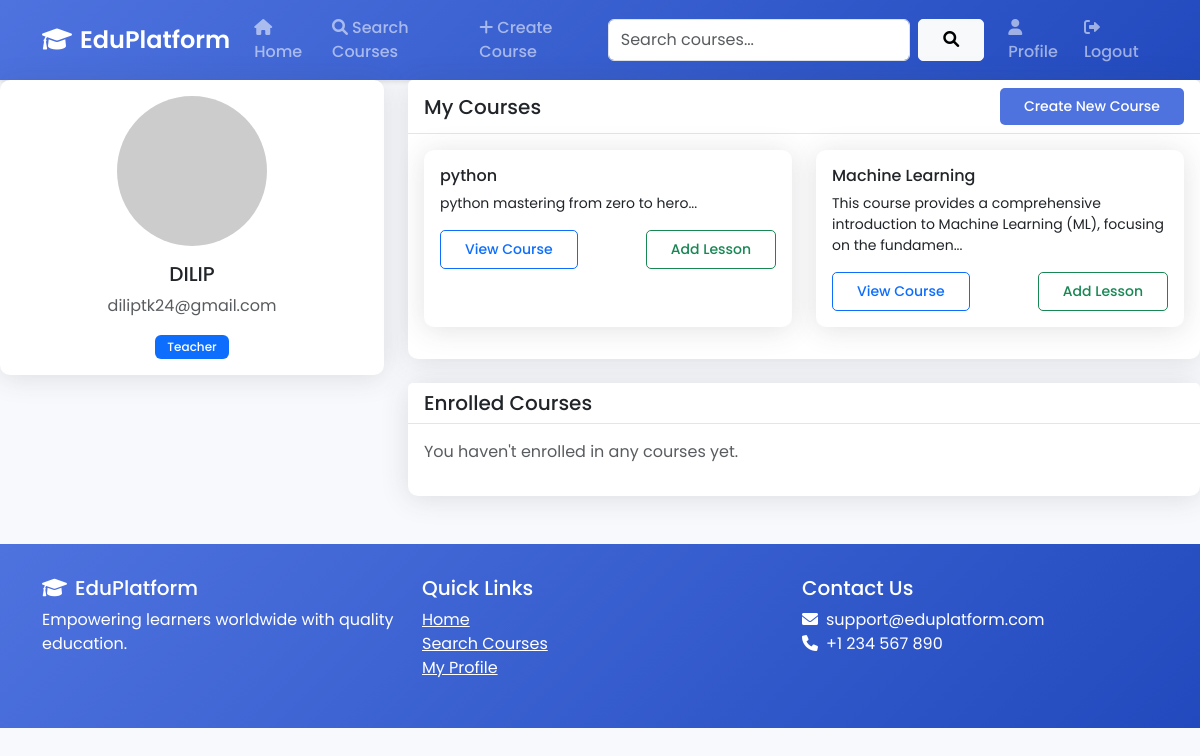
The page /profile (signed in) on the database its author committed.
### app.py (models this page shows, shortened)
class User(UserMixin, db.Model):
    id = db.Column(db.Integer, primary_key=True)
    username = db.Column(db.String(80), unique=True, nullable=False)
    email = db.Column(db.String(120), unique=True, nullable=False)
    password_hash = db.Column(db.String(128))
    is_teacher = db.Column(db.Boolean, default=False)
    bio = db.Column(db.Text)
    profile_picture = db.Column(db.String(200))
    courses = db.relationship('Course', backref='instructor', lazy=True)
    enrollments = db.relationship('Enrollment', backref='student', lazy=True)

class Course(db.Model):
    id = db.Column(db.Integer, primary_key=True)
    title = db.Column(db.String(100), nullable=False)
    description = db.Column(db.Text, nullable=False)
    created_at = db.Column(db.DateTime, default=datetime.utcnow)
    instructor_id = db.Column(db.Integer, db.ForeignKey('user.id'), nullable=False)
    category = db.Column(db.String(50))
    level = db.Column(db.String(20))
    lessons = db.relationship('Lesson', backref='course', lazy=True)
    enrollments = db.relationship('Enrollment', backref='course', lazy=True)
    materials = db.relationship('CourseMaterial', backref='course', lazy=True)

### app.py (the view)
@app.route('/profile')
@login_required
def profile():
    enrolled_courses = Enrollment.query.filter_by(user_id=current_user.id).all()
    if current_user.is_teacher:
        created_courses = Course.query.filter_by(instructor_id=current_user.id).all()
    else:
        created_courses = []
    return render_template('profile.html', enrolled_courses=enrolled_courses, created_courses=created_courses)

### app.py (called while the page is built)
@login_manager.user_loader
def load_user(user_id):
    return User.query.get(int(user_id))

### templates/profile.html (shortened to what this page needs)
{% extends "base.html" %}
{% block content %}
<div class="row">
    <div class="col-md-4">
        <div class="card mb-4">
            <div class="card-body text-center">
                {% if current_user.profile_picture %}
                    <img src="{{ current_user.profile_picture }}" alt="Profile Picture" class="rounded-circle img-fluid mb-3" style="width: 150px;">
                {% else %}
                    <img src="https://via.placeholder.com/150" alt="Default Profile Picture" class="rounded-circle img-fluid mb-3">
                {% endif %}
                <h5 class="card-title">{{ current_user.username }}</h5>
                <p class="card-text text-muted">{{ current_user.email }}</p>
                {% if current_user.is_teacher %}
                    <span class="badge bg-primary">Teacher</span>
                {% else %}
                    <span class="badge bg-success">Student</span>
                {% endif %}
            </div>
        </div>
    </div>
    <div class="col-md-8">
        {% if current_user.is_teacher %}
            <div class="card mb-4">
                <div class="card-header d-flex justify-content-between align-items-center">
                    <h5 class="mb-0">My Courses</h5>
                    <a href="{{ url_for('create_course') }}" class="btn btn-primary btn-sm">Create New Course</a>
                </div>
                <div class="card-body">
                    {% if created_courses %}
                        <div class="row">
                            {% for course in created_courses %}
                                <div class="col-md-6 mb-3">
                                    <div class="card h-100">
                                        <div class="card-body">
                                            <h6 class="card-title">{{ course.title }}</h6>
                                            <p class="card-text small">{{ course.description[:100] }}...</p>
                                            <div class="d-flex justify-content-between align-items-center">
                                                <a href="{{ url_for('course_detail', course_id=course.id) }}" class="btn btn-outline-primary btn-sm">View Course</a>
                                                <a href="{{ url_for('create_lesson', course_id=course.id) }}" class="btn btn-outline-success btn-sm">Add Lesson</a>
                                            </div>
                                        </div>
                                    </div>
                                </div>
                            {% endfor %}
                        </div>
                    {% else %}
                        <p class="text-muted">You haven't created any courses yet.</p>
                    {% endif %}
                </div>
            </div>
        {% endif %}
        <div class="card">
            <div class="card-header">
                <h5 class="mb-0">Enrolled Courses</h5>
            </div>
            <div class="card-body">
                {% if enrolled_courses %}
                    <div class="row">
                        {% for enrollment in enrolled_courses %}
                            <div class="col-md-6 mb-3">
                                <div class="card h-100">
                                    <div class="card-body">
                                        <h6 class="card-title">{{ enrollment.course.title }}</h6>
                                        <p class="card-text small">{{ enrollment.course.description[:100] }}...</p>
                                        <div class="progress mb-3">
                                            <div class="progress-bar" role="progressbar" style="width: {{ enrollment.progress }}%">
                                                {{ enrollment.progress }}%
                                            </div>
                                        </div>
                                        <a href="{{ url_for('course_detail', course_id=enrollment.course.id) }}" class="btn btn-primary btn-sm">Continue Learning</a>
                                    </div>
                                </div>
                            </div>
                        {% endfor %}
                    </div>
                {% else %}
                    <p class="text-muted">You haven't enrolled in any courses yet.</p>
                {% endif %}
            </div>
        </div>
    </div>
</div>
{% endblock %}

### templates/base.html (style rules this page uses)
:root { --primary-color: #4e73df; --secondary-color: #1cc88a; --dark-color: #5a5c69; --light-color: #f8f9fc; }
body { font-family: 'Poppins', sans-serif; background-color: var(--light-color); }
.card { border: none; border-radius: 10px; box-shadow: 0 0.15rem 1.75rem 0 rgba(58, 59, 69, 0.15); transition: transform 0.3s ease; }
.card-header { background-color: white; border-bottom: 1px solid rgba(0,0,0,0.1); font-weight: 600; }
.btn { border-radius: 5px; font-weight: 500; padding: 0.5rem 1.5rem; transition: all 0.3s ease; }
.btn-primary { background: var(--primary-color); border: none; }
.badge { padding: 0.5em 1em; font-weight: 500; }

### rows shown on the page
User: username "DILIP", email "diliptk24@gmail.com"
Course: title "python", description "python mastering from zero to hero"
Course: title "Machine Learning", description "This course provides a comprehensive introduction to Machine Learning (ML), focusing on the fundamen"
